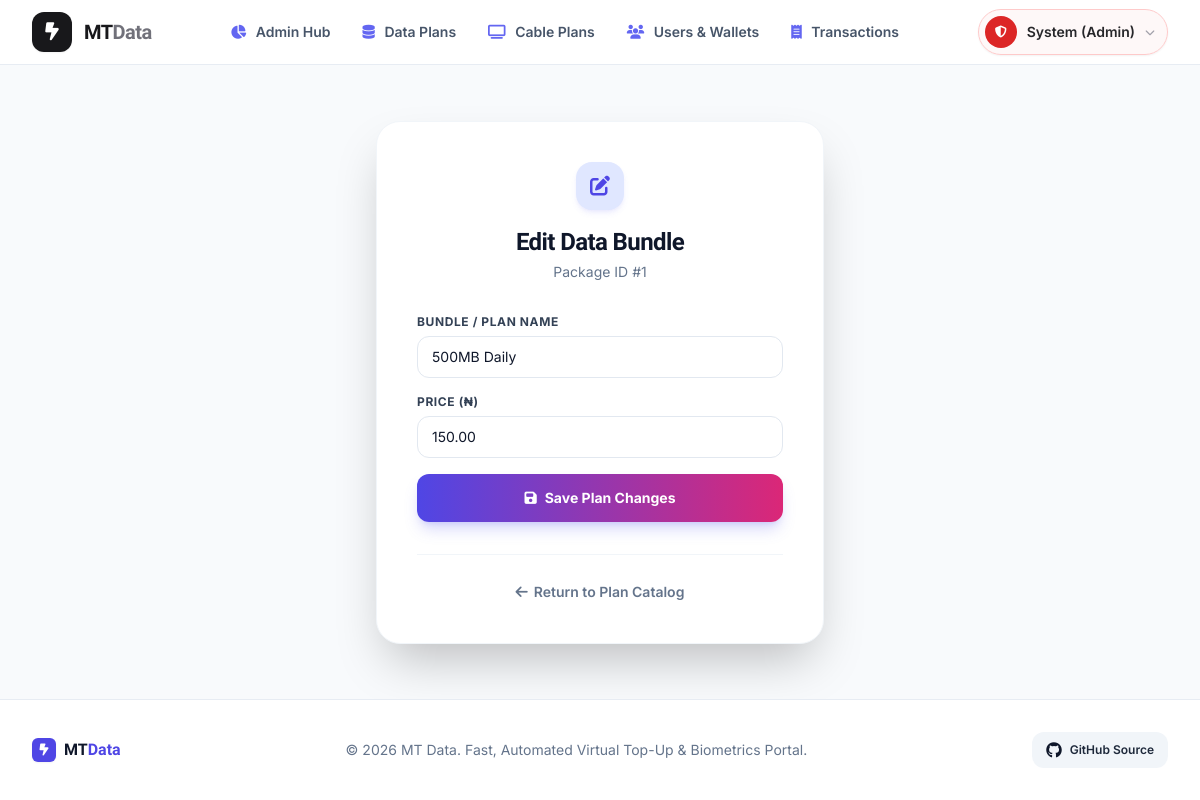
/admin/edit_plan.php?id=1 (signed in), run on the app's committed database.
### tables this page shows
CREATE TABLE IF NOT EXISTS `data_plans` (
  `id` int(11) NOT NULL AUTO_INCREMENT,
  `network_id` int(11) NOT NULL,
  `plan_name` varchar(100) NOT NULL,
  `amount` decimal(10,2) NOT NULL,
  PRIMARY KEY (`id`),
  KEY `network_id` (`network_id`)
);

### admin/edit_plan.php (the view, shortened to what the rows shown need)
<?php
include_once("../config.php");
$id = (int)$_GET['id'];
$query = mysqli_query($conn, "SELECT * FROM data_plans WHERE id='$id'");
$plan = mysqli_fetch_assoc($query);
include_once("../includes/header.php");
include_once("../includes/navbar.php");
?>
<div class="flex-1 flex items-center justify-center py-12 px-4 sm:px-6 lg:px-8">
    <div class="w-full max-w-md bg-white rounded-3xl p-8 sm:p-10 shadow-2xl border border-slate-100">
        <div class="text-center mb-8">
            <div class="w-12 h-12 rounded-2xl bg-brand-100 text-brand-600 flex items-center justify-center mx-auto text-xl shadow-md shadow-brand-500/10 mb-4">
                <i class="fa-solid fa-pen-to-square"></i>
            </div>
            <h1 class="font-heading text-2xl font-extrabold text-slate-900 tracking-tight">Edit Data Bundle</h1>
            <p class="text-xs sm:text-sm text-slate-500 mt-1">Package ID #<?php echo $plan['id']; ?></p>
        </div>
        <form method="POST" class="space-y-4">
            <div>
                <label class="block text-xs font-bold text-slate-700 uppercase tracking-wider mb-1.5">Bundle / Plan Name</label>
                <input type="text" name="plan_name" class="w-full px-3.5 py-2.5 rounded-xl text-sm border border-slate-200 text-slate-900 focus:ring-2 focus:ring-brand-500 focus:outline-none" value="<?php echo htmlspecialchars($plan['plan_name']); ?>" required>
            </div>
            <div>
                <label class="block text-xs font-bold text-slate-700 uppercase tracking-wider mb-1.5">Price (₦)</label>
                <input type="number" step="0.01" min="10" name="amount" class="w-full px-3.5 py-2.5 rounded-xl text-sm border border-slate-200 text-slate-900 focus:ring-2 focus:ring-brand-500 focus:outline-none" value="<?php echo $plan['amount']; ?>" required>
            </div>
        </form>
    </div>
</div>
<?php include_once("../includes/footer.php"); ?>

### includes/navbar.php (shortened to what the rows shown need)
<?php
$is_in_subfolder = (strpos($_SERVER['SCRIPT_NAME'], '/user/') !== false || strpos($_SERVER['SCRIPT_NAME'], '/admin/') !== false);
$root = $is_in_subfolder ? "../" : "./";
$user = is_logged_in() ? get_current_user_data() : null;
$admin = is_admin_logged_in() ? get_admin($_SESSION['admin_id']) : null;
$unread_notifs = 0;
?>
<nav class="sticky top-0 z-50 backdrop-blur-xl bg-white/90 border-b border-slate-200/80 transition-all">
    <div class="max-w-7xl mx-auto px-4 sm:px-6 lg:px-8">
        <div class="flex items-center justify-between h-16">
            <div class="flex items-center gap-1.5 sm:gap-3">
                <?php if (is_logged_in() && $user): ?>
                    <div class="relative" id="notificationWidget">
                        <button type="button" onclick="toggleNotificationDropdown(event)" class="relative w-8 h-8 sm:w-9 sm:h-9 rounded-full bg-zinc-100 hover:bg-zinc-200 text-zinc-700 hover:text-zinc-900 flex items-center justify-center transition-all focus:outline-none" title="Notifications & Receipts" aria-label="Notifications">
                            <i class="fa-solid fa-bell text-xs sm:text-sm"></i>
                            <span id="navNotifBadge" class="<?php echo $unread_notifs > 0 ? '' : 'hidden'; ?> absolute -top-1 -right-1 min-w-[17px] h-[17px] px-1 rounded-full bg-red-600 text-white text-[9px] font-extrabold flex items-center justify-center shadow-sm">
                                <?php echo $unread_notifs; ?>
                            </span>
                        </button>
                        <div id="notificationDropdown" class="hidden fixed inset-x-3 top-16 sm:absolute sm:inset-auto sm:right-0 sm:top-full sm:mt-2 w-auto sm:w-96 rounded-2xl bg-white shadow-xl ring-1 ring-black/10 border border-zinc-200 z-50 overflow-hidden max-h-[85vh] flex flex-col">
                            <div class="p-3.5 border-b border-zinc-100 bg-zinc-50 flex items-center justify-between">
                                <div class="flex items-center gap-2">
                                    <i class="fa-solid fa-bell text-zinc-900 text-sm"></i>
                                    <span class="font-bold text-sm text-zinc-900">Notifications</span>
                                    <span id="drawerUnreadBadge" class="<?php echo $unread_notifs > 0 ? '' : 'hidden'; ?> px-2 py-0.5 rounded-full bg-zinc-200 text-zinc-800 text-[10px] font-extrabold">
                                        <?php echo $unread_notifs; ?> new
                                    </span>
                                </div>
                                <button type="button" onclick="markAllNotificationsRead(event)" class="text-xs font-semibold text-zinc-600 hover:text-zinc-900 transition-colors">
                                    Mark all read
                                </button>
                            </div>
                            <div id="notifListContainer" class="max-h-80 sm:max-h-96 overflow-y-auto divide-y divide-zinc-100 text-xs">
                                <div class="p-6 text-center text-zinc-400">
                                    <i class="fa-solid fa-spinner fa-spin text-lg mb-2"></i>
                                    <p>Loading notifications...</p>
                                </div>
                            </div>
                            <div class="p-2.5 bg-zinc-50 border-t border-zinc-100 text-center">
                                <a href="<?php echo $root; ?>user/dashboard.php#history" class="text-xs font-bold text-zinc-600 hover:text-zinc-900 transition-colors flex items-center justify-center gap-1.5">
                                    View Transactions <i class="fa-solid fa-arrow-right text-[10px]"></i>
                                </a>
                            </div>
                        </div>
                    </div>
                    <div class="relative" id="userMenuDropdown">
                        <button type="button" onclick="toggleNavDropdown(event)" class="flex items-center gap-1.5 sm:gap-2.5 p-1 sm:p-1.5 sm:pr-3 rounded-full hover:bg-zinc-100 transition-all border border-zinc-200 bg-white shadow-xs focus:outline-none" aria-label="User Profile">
                            <div class="relative w-7 h-7 sm:w-8 sm:h-8 rounded-full overflow-hidden bg-zinc-800 flex items-center justify-center text-white text-xs font-bold">
                                <?php if (!empty($user['face_photo'])): ?>
                                    <img src="<?php echo htmlspecialchars($user['face_photo']); ?>" alt="Profile" class="w-full h-full object-cover">
                                <?php else: ?>
                                    <span><?php echo strtoupper(substr($user['fullname'] ?? 'U', 0, 1)); ?></span>
                                <?php endif; ?>
                                <span class="absolute bottom-0 right-0 w-2 h-2 rounded-full bg-emerald-500 ring-1 ring-white"></span>
                            </div>
                            <span class="text-xs sm:text-sm font-semibold text-zinc-800 hidden md:inline-block max-w-[120px] truncate">
                                <?php echo htmlspecialchars(explode(' ', $user['fullname'])[0]); ?>
                            </span>
                            <i class="fa-solid fa-chevron-down text-[9px] sm:text-[10px] text-zinc-400"></i>
                        </button>
                        <div id="dropdownContent" class="hidden absolute right-0 mt-2 w-60 sm:w-64 rounded-2xl bg-white p-2 shadow-2xl ring-1 ring-black/10 border border-zinc-200 z-50">
                            <div class="px-3.5 py-3 border-b border-zinc-100 mb-1">
                                <p class="text-sm font-bold text-zinc-900 truncate"><?php echo htmlspecialchars($user['fullname']); ?></p>
                                <p class="text-xs text-zinc-500 truncate mb-2"><?php echo htmlspecialchars($user['email']); ?></p>
                                <?php if (!empty($user['face_descriptor'])): ?>
                                    <span class="inline-flex items-center gap-1 px-2.5 py-0.5 rounded-full text-[10px] sm:text-[11px] font-bold bg-emerald-50 text-emerald-700 border border-emerald-200">
                                        <i class="fa-solid fa-circle-check text-[9px]"></i> Face ID Enrolled
                                    </span>
                                <?php else: ?>
                                    <span class="inline-flex items-center gap-1 px-2.5 py-0.5 rounded-full text-[10px] sm:text-[11px] font-bold bg-amber-50 text-amber-700 border border-amber-200">
                                        <i class="fa-solid fa-triangle-exclamation text-[9px]"></i> Face ID Not Set
                                    </span>
                                <?php endif; ?>
                            </div>
                            <a href="<?php echo $root; ?>user/dashboard.php" class="flex items-center gap-2.5 px-3 py-2 rounded-xl text-xs sm:text-sm font-semibold text-zinc-700 hover:bg-zinc-50 hover:text-zinc-900 transition-all">
                                <i class="fa-solid fa-gauge-high w-4 text-zinc-400"></i> Dashboard
                            </a>
                            <a href="<?php echo $root; ?>user/fund_wallet.php" class="flex items-center gap-2.5 px-3 py-2 rounded-xl text-xs sm:text-sm font-semibold text-emerald-700 bg-emerald-50/60 hover:bg-emerald-100/60 transition-all">
                                <i class="fa-solid fa-plus-circle w-4 text-emerald-600"></i> Fund Digital Wallet
                            </a>
                            <a href="<?php echo $root; ?>user/enroll_face.php" class="flex items-center gap-2.5 px-3 py-2 rounded-xl text-xs sm:text-sm font-semibold text-zinc-700 hover:bg-zinc-50 hover:text-zinc-900 transition-all">
                                <i class="fa-solid fa-face-viewfinder w-4 text-zinc-600"></i>
                                <?php echo !empty($user['face_descriptor']) ? 'Manage Face Biometrics' : 'Enroll Face ID'; ?>
                            </a>
                            <a href="<?php echo $root; ?>user/dashboard.php#history" class="flex items-center gap-2.5 px-3 py-2 rounded-xl text-xs sm:text-sm font-semibold text-zinc-700 hover:bg-zinc-50 hover:text-zinc-900 transition-all">
                                <i class="fa-solid fa-clock-rotate-left w-4 text-zinc-400"></i> Transaction History
                            </a>
                            <div class="border-t border-zinc-100 my-1"></div>
                            <a href="<?php echo $root; ?>logout.php" class="flex items-center gap-2.5 px-3 py-2 rounded-xl text-xs sm:text-sm font-semibold text-red-600 hover:bg-red-50 transition-all">
                                <i class="fa-solid fa-arrow-right-from-bracket w-4"></i> Sign Out
                            </a>
                        </div>
                    </div>
                <?php elseif (is_admin_logged_in() && $admin): ?>
                    <div class="relative" id="userMenuDropdown">
                        <button type="button" onclick="toggleNavDropdown(event)" class="flex items-center gap-2.5 p-1.5 pr-3 rounded-full hover:bg-zinc-100 transition-all border border-red-200 bg-red-50/50 shadow-sm focus:outline-none">
                            <div class="w-8 h-8 rounded-full bg-red-600 flex items-center justify-center text-white text-xs font-bold">
                                <i class="fa-solid fa-shield-halved"></i>
                            </div>
                            <span class="text-sm font-semibold text-zinc-800 hidden sm:inline-block">
                                <?php echo htmlspecialchars(explode(' ', $admin['fullname'])[0]); ?> (Admin)
                            </span>
                            <i class="fa-solid fa-chevron-down text-[10px] text-zinc-400"></i>
                        </button>
                    </div>
                <?php endif; ?>
            </div>
        </div>
    </div>
</nav>

### data on the page
data_plans: id "1", plan_name "500MB Daily", amount "150.00"

### other printed values
explode(' ', $admin['fullname'])[0] "System"
SITE_NAME "MT Data"
